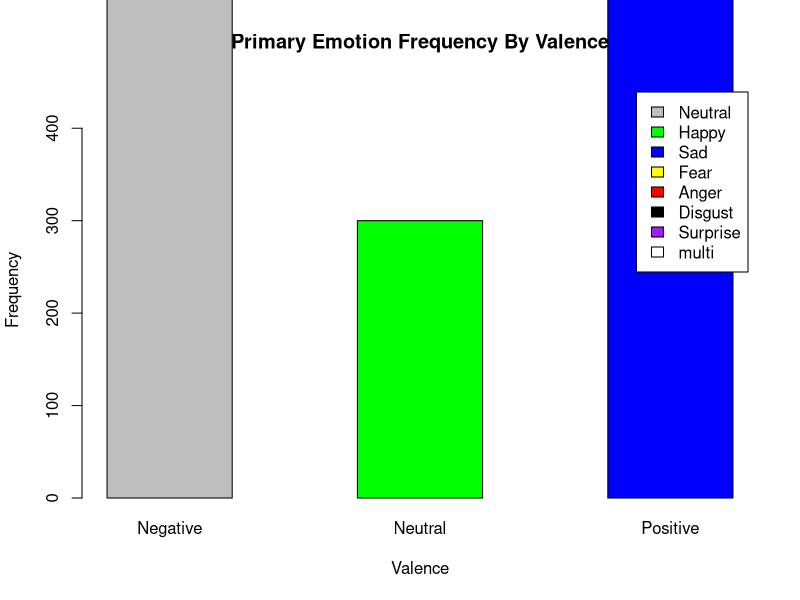

Write R code to recreate this figure. (Note: this script raises an error after producing the figure.)
library(reshape2)
library(ggplot2)
library(plyr)
library(gridExtra)
library(lubridate)
library(data.table)
Random <- read.csv("Random.csv")
Top10 <- read.csv("Top10.csv")
PrimaryEmotions <- table(Random$primary, Random$valence)
barplot(PrimaryEmotions, main="Primary Emotion Frequency By Valence", xlab="Valence", ylab="Frequency", col=c("gray", "green", "blue","yellow","red","black","purple","white"), names.arg=c("Negative","Neutral","Positive"), legend = c("Neutral","Happy","Sad","Fear","Anger","Disgust","Surprise","multi"), ylim=c(0,450), beside=TRUE)
dev.copy2pdf(file='PrimaryEmotions.pdf')

emotionColumns <- c("neutral","happy","sad","fear","anger","disgust","surprise")
emotionColumnsValence <- c("neutral","happy","sad","fear","anger","disgust","surprise","valence")
Emotions <- Random[, match(emotionColumnsValence, names(Random))]
Emotions$valence <- as.character(Emotions$valence)
Melted <- melt(Emotions, id.vars = "valence", measure.vars = emotionColumns)
Melted <- Melted[Melted$value > 0,]

Melted2 <- count(Melted, c('variable','value','valence'))

Negative <- Melted2[Melted2$valence == -1,]
Positive <- Melted2[Melted2$valence == 1,]
Neutral <- Melted2[Melted2$valence == 0,]

plotNegative <- qplot(
  Negative$variable,Negative$value,
  aes(x=Negative$variable,y=Negative$value),
  xlab = "Emotion",
  ylab = "Weight",
  alpha=I(0.7)
) + geom_point(aes(size=Negative$freq), col="red")

plotNeutral <- qplot(
  Neutral$variable,Neutral$value,
  aes(x=Neutral$variable,y=Neutral$value),
  vxlab = "Emotion",
  ylab = "Weight",
  alpha=I(0.7)
) + geom_point(aes(size=Neutral$freq), col="gray")

plotPositive <- qplot(
  Positive$variable,Positive$value,
  aes(x=Positive$variable,y=Positive$value),
  xlab = "Emotion",
  ylab = "Weight",
  alpha=I(0.7)
) + geom_point(aes(size=Positive$freq), col="green")

chartList <- list(plotNegative, plotNeutral, plotPositive)
do.call(grid.arrange, c(chartList, list(ncol=2)))
dev.copy2pdf(file='EmotionsVsWeight.pdf', paper="a4r")

RandomFormatted <- Random
RandomFormatted$date <- parse_date_time(RandomFormatted$date, orders="ymd")
RandomFormatted$month <- format(RandomFormatted$date, "%m")
RandomSummary <- sapply(split(RandomFormatted[,c(9:15)], list(RandomFormatted$month, RandomFormatted$valence)), FUN=colMeans)
RandomSummary <- t(RandomSummary)

RandomSummaryNeut <- as.data.frame(RandomFormatted[,c("neutral","month","valence")])
RandomSummaryHappy <- RandomFormatted[,c("happy","month","valence")]
RandomSummarySad <- RandomFormatted[,c("sad","month","valence")]
RandomSummaryFear <- RandomFormatted[,c("fear","month","valence")]
RandomSummaryAnger <- RandomFormatted[,c("anger","month","valence")]
RandomSummaryDisgust <- RandomFormatted[,c("disgust","month","valence")]
RandomSummarySurprise <- RandomFormatted[,c("surprise","month","valence")]

RandomSummaryNeutSd <- sapply(split(RandomSummaryNeut[,1], list(RandomSummaryNeut$month, RandomSummaryNeut$valence)), FUN=sd)
RandomSummaryHappySd <- sapply(split(RandomSummaryHappy[,1], list(RandomSummaryHappy$month, RandomSummaryHappy$valence)), FUN=sd)
RandomSummarySadSd <- sapply(split(RandomSummarySad[,1], list(RandomSummarySad$month, RandomSummarySad$valence)), FUN=sd)
RandomSummaryFearSd <- sapply(split(RandomSummaryFear[,1], list(RandomSummaryFear$month, RandomSummaryFear$valence)), FUN=sd)
RandomSummaryAngerSd <- sapply(split(RandomSummaryAnger[,1], list(RandomSummaryAnger$month, RandomSummaryAnger$valence)), FUN=sd)
RandomSummaryDisgustSd <- sapply(split(RandomSummaryDisgust[,1], list(RandomSummaryDisgust$month, RandomSummaryDisgust$valence)), FUN=sd)
RandomSummarySurpriseSd <- sapply(split(RandomSummarySurprise[,1], list(RandomSummarySurprise$month, RandomSummarySurprise$valence)), FUN=sd)

#RandomSummaryNeutSd <- t(RandomSummaryNeutSd)
#RandomSummaryHappySd <- t(RandomSummaryHappySd)
#RandomSummarySadSd <- t(RandomSummarySadSd)
#RandomSummaryFearSd <- t(RandomSummaryFearSd)
#RandomSummaryAngerSd <- t(RandomSummaryAngerSd)
#RandomSummaryDisgustSd <- t(RandomSummaryDisgustSd)
#RandomSummarySurpriseSd <- t(RandomSummarySurpriseSd)

RandomSummaryNeutSd <- data.frame(RandomSummaryNeutSd)
RandomSummaryHappySd <- data.frame(RandomSummaryHappySd)
RandomSummarySadSd <- data.frame(RandomSummarySadSd)
RandomSummaryFearSd <- data.frame(RandomSummaryFearSd)
RandomSummaryAngerSd <- data.frame(RandomSummaryAngerSd)
RandomSummaryDisgustSd <- data.frame(RandomSummaryDisgustSd)
RandomSummarySurpriseSd <- data.frame(RandomSummarySurpriseSd)

RandomSummaryNeutSd <- setDT(RandomSummaryNeutSd, keep.rownames = TRUE)[]
RandomSummaryHappySd <- setDT(RandomSummaryHappySd, keep.rownames = TRUE)[]
RandomSummarySadSd <- setDT(RandomSummarySadSd, keep.rownames = TRUE)[]
RandomSummaryFearSd <- setDT(RandomSummaryFearSd, keep.rownames = TRUE)[]
RandomSummaryAngerSd <- setDT(RandomSummaryAngerSd, keep.rownames = TRUE)[]
RandomSummaryDisgustSd <- setDT(RandomSummaryDisgustSd, keep.rownames = TRUE)[]
RandomSummarySurpriseSd <- setDT(RandomSummarySurpriseSd, keep.rownames = TRUE)[]

Split <- t(as.data.frame(strsplit(RandomSummaryNeutSd$rn, split="\\.")))
RandomSummaryNeutSd$month <- Split[,1]
RandomSummaryNeutSd$valence <- Split[,2]
RandomSummaryNeutSd$rn <- NULL
RandomSummaryNeutSd$variance <- RandomSummaryNeutSd$RandomSummaryNeutSd
RandomSummaryNeutSd$variance <- RandomSummaryNeutSd$variance^2

Split <- t(as.data.frame(strsplit(RandomSummaryHappySd$rn, split="\\.")))
RandomSummaryHappySd$month <- Split[,1]
RandomSummaryHappySd$valence <- Split[,2]
RandomSummaryHappySd$rn <- NULL
RandomSummaryHappySd$variance <- RandomSummaryHappySd$RandomSummaryHappySd
RandomSummaryHappySd$variance <- RandomSummaryHappySd$variance^2

Split <- t(as.data.frame(strsplit(RandomSummarySadSd$rn, split="\\.")))
RandomSummarySadSd$month <- Split[,1]
RandomSummarySadSd$valence <- Split[,2]
RandomSummarySadSd$rn <- NULL
RandomSummarySadSd$variance <- RandomSummarySadSd$RandomSummarySadSd
RandomSummarySadSd$variance <- RandomSummarySadSd$variance^2

Split <- t(as.data.frame(strsplit(RandomSummaryFearSd$rn, split="\\.")))
RandomSummaryFearSd$month <- Split[,1]
RandomSummaryFearSd$valence <- Split[,2]
RandomSummaryFearSd$rn <- NULL
RandomSummaryFearSd$variance <- RandomSummaryFearSd$RandomSummaryFearSd
RandomSummaryFearSd$variance <- RandomSummaryFearSd$variance^2

Split <- t(as.data.frame(strsplit(RandomSummaryAngerSd$rn, split="\\.")))
RandomSummaryAngerSd$month <- Split[,1]
RandomSummaryAngerSd$valence <- Split[,2]
RandomSummaryAngerSd$rn <- NULL
RandomSummaryAngerSd$variance <- RandomSummaryAngerSd$RandomSummaryAngerSd
RandomSummaryAngerSd$variance <- RandomSummaryAngerSd$variance^2

Split <- t(as.data.frame(strsplit(RandomSummaryDisgustSd$rn, split="\\.")))
RandomSummaryDisgustSd$month <- Split[,1]
RandomSummaryDisgustSd$valence <- Split[,2]
RandomSummaryDisgustSd$rn <- NULL
RandomSummaryDisgustSd$variance <- RandomSummaryDisgustSd$RandomSummaryDisgustSd
RandomSummaryDisgustSd$variance <- RandomSummaryDisgustSd$variance^2

Split <- t(as.data.frame(strsplit(RandomSummarySurpriseSd$rn, split="\\.")))
RandomSummarySurpriseSd$month <- Split[,1]
RandomSummarySurpriseSd$valence <- Split[,2]
RandomSummarySurpriseSd$rn <- NULL
RandomSummarySurpriseSd$variance <- RandomSummarySurpriseSd$RandomSummarySurpriseSd
RandomSummarySurpriseSd$variance <- RandomSummarySurpriseSd$variance^2


RandomFinal <- data.frame(RandomSummary)
RandomFinal <- setDT(RandomFinal, keep.rownames = TRUE)[]
Split <- t(as.data.frame(strsplit(RandomFinal$rn, split="\\.")))
RandomFinal$month <- Split[,1]
RandomFinal$valence <- Split[,2]
RandomFinal$rn <- NULL
SampleCount <- count(RandomFormatted, c("month","valence"))
SampleCountNeg <- SampleCount[SampleCount$valence == "-1",c("month","freq")]
SampleCountNeu <- SampleCount[SampleCount$valence == "0",c("month","freq")]
SampleCountPos <- SampleCount[SampleCount$valence == "1",c("month","freq")]
RandomFinalNeg <- RandomFinal[RandomFinal$valence == "-1",]
RandomFinalNeg$valence <- NULL
RandomFinalNeu <- RandomFinal[RandomFinal$valence == "0",]
RandomFinalNeu$valence <- NULL
RandomFinalPos <- RandomFinal[RandomFinal$valence == "1",]
RandomFinalPos$valence <- NULL
RandomFinalNeg$count <- SampleCountNeg$freq
RandomFinalNeu$count <- SampleCountNeu$freq
RandomFinalNeu <- RandomFinalNeu[1:9,]
RandomFinalPos$count <- SampleCountPos$freq

RandomSummaryNeutSd <- data.frame(RandomSummaryNeutSd)
RandomSummaryNeutSdNeg <- RandomSummaryNeutSd[RandomSummaryNeutSd$valence == "-1",]
RandomSummaryNeutSdNeg$valence <- NULL
RandomSummaryNeutSdNeu <- RandomSummaryNeutSd[RandomSummaryNeutSd$valence == "0",]
RandomSummaryNeutSdNeu$valence <- NULL
RandomSummaryNeutSdPos <- RandomSummaryNeutSd[RandomSummaryNeutSd$valence == "1",]
RandomSummaryNeutSdPos$valence <- NULL

RandomSummaryHappySd <- data.frame(RandomSummaryHappySd)
RandomSummaryHappySdNeg <- RandomSummaryHappySd[RandomSummaryHappySd$valence == "-1",]
RandomSummaryHappySdNeg$valence <- NULL
RandomSummaryHappySdNeu <- RandomSummaryHappySd[RandomSummaryHappySd$valence == "0",]
RandomSummaryHappySdNeu$valence <- NULL
RandomSummaryHappySdPos <- RandomSummaryHappySd[RandomSummaryHappySd$valence == "1",]
RandomSummaryHappySdPos$valence <- NULL

RandomSummarySadSd <- data.frame(RandomSummarySadSd)
RandomSummarySadSdNeg <- RandomSummarySadSd[RandomSummarySadSd$valence == "-1",]
RandomSummarySadSdNeg$valence <- NULL
RandomSummarySadSdNeu <- RandomSummarySadSd[RandomSummarySadSd$valence == "0",]
RandomSummarySadSdNeu$valence <- NULL
RandomSummarySadSdPos <- RandomSummarySadSd[RandomSummarySadSd$valence == "1",]
RandomSummarySadSdPos$valence <- NULL

RandomSummaryFearSd <- data.frame(RandomSummaryFearSd)
RandomSummaryFearSdNeg <- RandomSummaryFearSd[RandomSummaryFearSd$valence == "-1",]
RandomSummaryFearSdNeg$valence <- NULL
RandomSummaryFearSdNeu <- RandomSummaryFearSd[RandomSummaryFearSd$valence == "0",]
RandomSummaryFearSdNeu$valence <- NULL
RandomSummaryFearSdPos <- RandomSummaryFearSd[RandomSummaryFearSd$valence == "1",]
RandomSummaryFearSdPos$valence <- NULL

RandomSummaryAngerSd <- data.frame(RandomSummaryAngerSd)
RandomSummaryAngerSdNeg <- RandomSummaryAngerSd[RandomSummaryAngerSd$valence == "-1",]
RandomSummaryAngerSdNeg$valence <- NULL
RandomSummaryAngerSdNeu <- RandomSummaryAngerSd[RandomSummaryAngerSd$valence == "0",]
RandomSummaryAngerSdNeu$valence <- NULL
RandomSummaryAngerSdPos <- RandomSummaryAngerSd[RandomSummaryAngerSd$valence == "1",]
RandomSummaryAngerSdPos$valence <- NULL

RandomSummaryDisgustSd <- data.frame(RandomSummaryDisgustSd)
RandomSummaryDisgustSdNeg <- RandomSummaryDisgustSd[RandomSummaryDisgustSd$valence == "-1",]
RandomSummaryDisgustSdNeg$valence <- NULL
RandomSummaryDisgustSdNeu <- RandomSummaryDisgustSd[RandomSummaryDisgustSd$valence == "0",]
RandomSummaryDisgustSdNeu$valence <- NULL
RandomSummaryDisgustSdPos <- RandomSummaryDisgustSd[RandomSummaryDisgustSd$valence == "1",]
RandomSummaryDisgustSdPos$valence <- NULL

RandomSummarySurpriseSd <- data.frame(RandomSummarySurpriseSd)
RandomSummarySurpriseSdNeg <- RandomSummarySurpriseSd[RandomSummarySurpriseSd$valence == "-1",]
RandomSummarySurpriseSdNeg$valence <- NULL
RandomSummarySurpriseSdNeu <- RandomSummarySurpriseSd[RandomSummarySurpriseSd$valence == "0",]
RandomSummarySurpriseSdNeu$valence <- NULL
RandomSummarySurpriseSdPos <- RandomSummarySurpriseSd[RandomSummarySurpriseSd$valence == "1",]
RandomSummarySurpriseSdPos$valence <- NULL

RandomFinalNeu <- rbind(RandomFinalNeu, list(0,0,0,0,0,0,0,10,0))

RandomSummarySdNeg <- RandomSummaryNeutSdNeg
RandomSummarySdNeg$neutral <- RandomSummaryNeutSdNeg$variance
RandomSummarySdNeg$variance <- NULL
RandomSummarySdNeg$RandomSummaryNeutSd <- NULL
RandomSummarySdNeg$neutral <- RandomSummaryNeutSdNeg$variance
RandomSummarySdNeg$happy <- RandomSummaryHappySdNeg$variance
RandomSummarySdNeg$sad <- RandomSummarySadSdNeg$variance
RandomSummarySdNeg$fear <- RandomSummaryFearSdNeg$variance
RandomSummarySdNeg$anger <- RandomSummaryAngerSdNeg$variance
RandomSummarySdNeg$disgust <- RandomSummaryDisgustSdNeg$variance
RandomSummarySdNeg$surprise <- RandomSummarySurpriseSdNeg$variance

RandomSummarySdNeu <- RandomSummaryNeutSdNeu
RandomSummarySdNeu$neutral <- RandomSummaryNeutSdNeu$variance
RandomSummarySdNeu$variance <- NULL
RandomSummarySdNeu$RandomSummaryNeutSd <- NULL
RandomSummarySdNeu$neutral <- RandomSummaryNeutSdNeu$variance
RandomSummarySdNeu$happy <- RandomSummaryHappySdNeu$variance
RandomSummarySdNeu$sad <- RandomSummarySadSdNeu$variance
RandomSummarySdNeu$fear <- RandomSummaryFearSdNeu$variance
RandomSummarySdNeu$anger <- RandomSummaryAngerSdNeu$variance
RandomSummarySdNeu$disgust <- RandomSummaryDisgustSdNeu$variance
RandomSummarySdNeu$surprise <- RandomSummarySurpriseSdNeu$variance

RandomSummarySdPos <- RandomSummaryNeutSdPos
RandomSummarySdPos$neutral <- RandomSummaryNeutSdPos$variance
RandomSummarySdPos$variance <- NULL
RandomSummarySdPos$RandomSummaryNeutSd <- NULL
RandomSummarySdPos$neutral <- RandomSummaryNeutSdPos$variance
RandomSummarySdPos$happy <- RandomSummaryHappySdPos$variance
RandomSummarySdPos$sad <- RandomSummarySadSdPos$variance
RandomSummarySdPos$fear <- RandomSummaryFearSdPos$variance
RandomSummarySdPos$anger <- RandomSummaryAngerSdPos$variance
RandomSummarySdPos$disgust <- RandomSummaryDisgustSdPos$variance
RandomSummarySdPos$surprise <- RandomSummarySurpriseSdPos$variance

RandomSummarySdNeg$count <- RandomFinalNeg$count
RandomSummarySdNeu$count <- RandomFinalNeu$count
RandomSummarySdPos$count <- RandomFinalPos$count

VectorTotal <- c(0,0,0,0,0,0,0)
SDTotal <- c(0,0,0,0,0,0,0)
maxRange <- nrow(RandomFinalNeg)
CountSum <- sum(RandomFinalNeg$count)
for(i in 1:maxRange)
{
  Count <- RandomFinalNeg$count
  Vector <- as.numeric(RandomFinalNeg[i,])
  Vector <- Vector[1:7]
  VectorWeighted <- Vector *  (Count[i] / CountSum)
  VectorTotal <- VectorTotal + VectorWeighted
  SD <- as.numeric(RandomSummarySdNeg[i,])
  SD <- SD[2:8]
  SDWeighted <- SD * (Count[i] / CountSum)
  SDTotal <- SDTotal + SDWeighted
}

NegTotal <- t(as.data.frame(VectorTotal))
NegTotal <- cbind(NegTotal,"-1")
NegSDTotal <- t(as.data.frame(SDTotal))
NegSDTotal <- sqrt(NegSDTotal)
NegSDTotal <- cbind(NegSDTotal, "-1")
colnames(NegTotal) <- emotionColumnsValence
colnames(NegSDTotal) <- emotionColumnsValence

VectorTotal <- c(0,0,0,0,0,0,0)
SDTotal <- c(0,0,0,0,0,0,0)
maxRange <- nrow(RandomFinalNeu)
CountSum <- sum(RandomFinalNeu$count)
for(i in 1:maxRange)
{
  Count <- RandomFinalNeu$count
  Vector <- as.numeric(RandomFinalNeu[i,])
  Vector <- Vector[1:7]
  VectorWeighted <- Vector *  (Count[i] / CountSum)
  VectorTotal <- VectorTotal + VectorWeighted
  SD <- as.numeric(RandomSummarySdNeu[i,])
  SD <- SD[2:8]
  SDWeighted <- SD * (Count[i] / CountSum)
  SDTotal <- SDTotal + SDWeighted
}

NeuTotal <- t(as.data.frame(VectorTotal))
NeuTotal = cbind(NeuTotal,"0")
NeuSDTotal <- t(as.data.frame(SDTotal))
NeuSDTotal <- sqrt(NeuSDTotal)
NeuSDTotal <- cbind(NeuSDTotal, "0")
colnames(NeuTotal) <- emotionColumnsValence
colnames(NeuSDTotal) <- emotionColumnsValence

VectorTotal <- c(0,0,0,0,0,0,0)
SDTotal <- c(0,0,0,0,0,0,0)
maxRange <- nrow(RandomFinalPos)
CountSum <- sum(RandomFinalPos$count)
for(i in 1:maxRange)
{
  Count <- RandomFinalPos$count
  Vector <- as.numeric(RandomFinalPos[i,])
  Vector <- Vector[1:7]
  VectorWeighted <- Vector *  (Count[i] / CountSum)
  VectorTotal <- VectorTotal + VectorWeighted
  SD <- as.numeric(RandomSummarySdNeu[i,])
  SD <- SD[2:8]
  SDWeighted <- SD * (Count[i] / CountSum)
  SDTotal <- SDTotal + SDWeighted
}

PosTotal <- t(as.data.frame(VectorTotal))
PosTotal <- cbind(PosTotal, "1")
PosSDTotal <- t(as.data.frame(SDTotal))
PosSDTotal <- sqrt(PosSDTotal)
PosSDTotal <- cbind(PosSDTotal, "1")
colnames(PosTotal) <- emotionColumnsValence
colnames(PosSDTotal) <- emotionColumnsValence

EmotionFactors <- as.factor(emotionColumns)

plotNegative <- qplot(
  EmotionFactors,NegTotal[1:7],
  xlab = "Emotion",
  ylab = "Weight",
  alpha=I(0.7)
) + 
  geom_line(col="red", aes(group=1)) +
  ggtitle("Average Weight by Emotion\n(Negative)")

plotNeutral <- qplot(
  EmotionFactors,NeuTotal[1:7],
  xlab = "Emotion",
  ylab = "Weight",
  alpha=I(0.7)
) + 
  geom_line(col="gray", aes(group=1)) +
  ggtitle("Average Weight by Emotion\n(Neutral)")

plotPositive <- qplot(
  EmotionFactors,PosTotal[1:7],
  xlab = "Emotion",
  ylab = "Weight",
  alpha=I(0.7)
) + 
  geom_line(col="green", aes(group=1)) +
  ggtitle("Average Weight by Emotion\n(Positive)")

chartList <- list(plotNegative, plotNeutral, plotPositive)
do.call(grid.arrange, c(chartList, list(ncol=2)))
dev.copy2pdf(file='AverageRandomWeights.pdf', width=10)

barplot(PrimaryEmotions, main="Primary Emotion Frequency By Valence", xlab="Valence", ylab="Frequency", col=c("gray", "green", "blue","yellow","red","black","purple","white"), names.arg=c("Negative","Neutral","Positive"), legend = c("Neutral","Happy","Sad","Fear","Anger","Disgust","Surprise","multi"), ylim=c(0,450), beside=TRUE)
dev.copy2pdf(file='PrimaryEmotions.pdf')

Random$row_id <- NULL
Random$path <- NULL
Random$views <- NULL
Random$pathTail <- NULL
Random$story_id <- NULL
Random$headline <- NULL
Random$teaser <- NULL
Random$primary_emotion <- NULL

Top10$row_id <- NULL
Top10$path <- NULL
Top10$views <- NULL
Top10$pathTail <- NULL
Top10$story_id <- NULL
Top10$headline <- NULL
Top10$teaser <- NULL
Top10$primary_emotion <- NULL

RandomNeg <- Random[Random$valence == "-1",2:8]
RandomNeu <- Random[Random$valence == "0",2:8]
RandomPos <- Random[Random$valence == "1",2:8]
Top10Neg <- Random[Random$valence == "-1",2:8]
Top10Neu <- Random[Random$valence == "0",2:8]
Top10Pos <- Random[Random$valence == "1",2:8]

t.test(RandomNeg$neutral, Top10Neg$neutral, var.equal=TRUE, paired=FALSE)
t.test(RandomNeg$happy, Top10Neg$happy, var.equal=TRUE, paired=FALSE)
t.test(RandomNeg$sad, Top10Neg$sad, var.equal=TRUE, paired=FALSE)
t.test(RandomNeg$fear, Top10Neg$fear, var.equal=TRUE, paired=FALSE)
t.test(RandomNeg$anger, Top10Neg$anger, var.equal=TRUE, paired=FALSE)
t.test(RandomNeg$disgust, Top10Neg$disgust, var.equal=TRUE, paired=FALSE)
t.test(RandomNeg$surprise, Top10Neg$surprise, var.equal=TRUE, paired=FALSE)

a <- c(11,11,12,12,13,11,11,10,10,11,11,12,13,13,14,15,14,11,13,12,12,11,11,11,10,10,9,10)
b <- c(21,21,22,22,23,21,21,20,20,21,21,22,23,23,24,25,24,21,23,22,22,21,21,21,20,20,19,20)
t.test(a,b, var.equal=FALSE, paired=FALSE)
